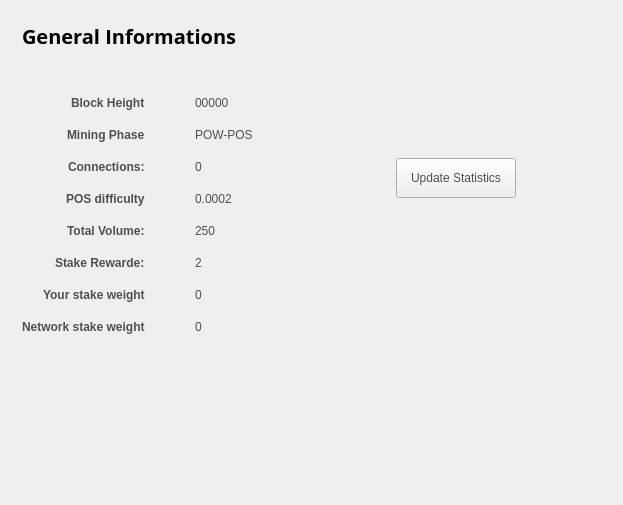
<?xml version="1.0" encoding="UTF-8"?>
<ui version="4.0">
 <class>StatisticsPage</class>
 <widget class="QWidget" name="StatisticsPage">
  <property name="windowModality">
   <enum>Qt::NonModal</enum>
  </property>
  <property name="geometry">
   <rect>
    <x>0</x>
    <y>0</y>
    <width>623</width>
    <height>505</height>
   </rect>
  </property>
  <property name="windowTitle">
   <string>Digging</string>
  </property>
  <property name="styleSheet">
   <string notr="true">color:#505050;
font-family:'Open Sans,sans-serif';</string>
  </property>
  <layout class="QGridLayout" name="gridLayout">
   <property name="sizeConstraint">
    <enum>QLayout::SetMaximumSize</enum>
   </property>
   <item row="0" column="1">
    <widget class="QFrame" name="frame">
     <property name="frameShape">
      <enum>QFrame::StyledPanel</enum>
     </property>
     <property name="frameShadow">
      <enum>QFrame::Raised</enum>
     </property>
    </widget>
   </item>
   <item row="0" column="2">
    <spacer name="horizontalSpacer">
     <property name="orientation">
      <enum>Qt::Horizontal</enum>
     </property>
     <property name="sizeHint" stdset="0">
      <size>
       <width>10</width>
       <height>20</height>
      </size>
     </property>
    </spacer>
   </item>
   <item row="0" column="0">
    <widget class="QFrame" name="gridFrame_2">
     <layout class="QGridLayout" name="gridLayout_4">
      <item row="3" column="0">
       <layout class="QFormLayout" name="formLayout_2">
        <property name="fieldGrowthPolicy">
         <enum>QFormLayout::FieldsStayAtSizeHint</enum>
        </property>
        <property name="labelAlignment">
         <set>Qt::AlignRight|Qt::AlignTrailing|Qt::AlignVCenter</set>
        </property>
        <property name="horizontalSpacing">
         <number>50</number>
        </property>
        <property name="verticalSpacing">
         <number>18</number>
        </property>
        <property name="rightMargin">
         <number>0</number>
        </property>
        <item row="1" column="0">
         <widget class="QLabel" name="label_14">
          <property name="text">
           <string>&lt;html&gt;&lt;head/&gt;&lt;body&gt;&lt;p&gt;&lt;span style=&quot; font-weight:600;&quot;&gt;Block Height&lt;/span&gt;&lt;/p&gt;&lt;/body&gt;&lt;/html&gt;</string>
          </property>
         </widget>
        </item>
        <item row="1" column="1">
         <widget class="QLabel" name="heightBox">
          <property name="text">
           <string>00000</string>
          </property>
         </widget>
        </item>
        <item row="2" column="0">
         <widget class="QLabel" name="label_15">
          <property name="text">
           <string>&lt;html&gt;&lt;head/&gt;&lt;body&gt;&lt;p&gt;&lt;span style=&quot; font-weight:600;&quot;&gt;Mining Phase&lt;/span&gt;&lt;/p&gt;&lt;/body&gt;&lt;/html&gt;</string>
          </property>
         </widget>
        </item>
        <item row="2" column="1">
         <widget class="QLabel" name="cBox">
          <property name="text">
           <string>POW-POS</string>
          </property>
         </widget>
        </item>
        <item row="3" column="0">
         <widget class="QLabel" name="label1_2">
          <property name="text">
           <string>&lt;html&gt;&lt;head/&gt;&lt;body&gt;&lt;p&gt;&lt;span style=&quot; font-weight:600;&quot;&gt;Connections:&lt;/span&gt;&lt;/p&gt;&lt;/body&gt;&lt;/html&gt;</string>
          </property>
         </widget>
        </item>
        <item row="3" column="1">
         <widget class="QLabel" name="connectionBox">
          <property name="text">
           <string>0</string>
          </property>
         </widget>
        </item>
        <item row="4" column="0">
         <widget class="QLabel" name="label_9">
          <property name="text">
           <string>&lt;html&gt;&lt;head/&gt;&lt;body&gt;&lt;p&gt;&lt;span style=&quot; font-weight:600;&quot;&gt;POS difficulty&lt;/span&gt;&lt;/p&gt;&lt;/body&gt;&lt;/html&gt;</string>
          </property>
         </widget>
        </item>
        <item row="4" column="1">
         <widget class="QLabel" name="diffBox2">
          <property name="text">
           <string>0.0002</string>
          </property>
         </widget>
        </item>
        <item row="6" column="0">
         <widget class="QLabel" name="label_8">
          <property name="text">
           <string>&lt;html&gt;&lt;head/&gt;&lt;body&gt;&lt;p&gt;&lt;span style=&quot; font-weight:600;&quot;&gt;Total Volume:&lt;/span&gt;&lt;/p&gt;&lt;/body&gt;&lt;/html&gt;</string>
          </property>
         </widget>
        </item>
        <item row="6" column="1">
         <widget class="QLabel" name="volumeBox">
          <property name="text">
           <string>250</string>
          </property>
         </widget>
        </item>
        <item row="7" column="0">
         <widget class="QLabel" name="label">
          <property name="text">
           <string>&lt;html&gt;&lt;head/&gt;&lt;body&gt;&lt;p&gt;&lt;span style=&quot; font-weight:600;&quot;&gt;Stake Rewarde:&lt;/span&gt;&lt;/p&gt;&lt;/body&gt;&lt;/html&gt;</string>
          </property>
         </widget>
        </item>
        <item row="7" column="1">
         <widget class="QLabel" name="rewardBox">
          <property name="text">
           <string>2</string>
          </property>
         </widget>
        </item>
        <item row="8" column="0">
         <widget class="QLabel" name="label_10">
          <property name="text">
           <string>&lt;html&gt;&lt;head/&gt;&lt;body&gt;&lt;p&gt;&lt;span style=&quot; font-weight:600;&quot;&gt;Your stake weight&lt;/span&gt;&lt;/p&gt;&lt;/body&gt;&lt;/html&gt;</string>
          </property>
         </widget>
        </item>
        <item row="8" column="1">
         <widget class="QLabel" name="minBox">
          <property name="text">
           <string>0</string>
          </property>
         </widget>
        </item>
        <item row="9" column="0">
         <widget class="QLabel" name="label_11">
          <property name="text">
           <string>&lt;html&gt;&lt;head/&gt;&lt;body&gt;&lt;p&gt;&lt;span style=&quot; font-weight:600;&quot;&gt;Network stake weight&lt;/span&gt;&lt;/p&gt;&lt;/body&gt;&lt;/html&gt;</string>
          </property>
         </widget>
        </item>
        <item row="9" column="1">
         <widget class="QLabel" name="maxBox">
          <property name="text">
           <string>0</string>
          </property>
         </widget>
        </item>
       </layout>
      </item>
      <item row="1" column="0">
       <layout class="QHBoxLayout" name="horizontalLayout_4">
        <property name="spacing">
         <number>7</number>
        </property>
        <item>
         <widget class="QLabel" name="label_5">
          <property name="font">
           <font>
            <family>Open Sans,sans-serif</family>
           </font>
          </property>
          <property name="text">
           <string>&lt;html&gt;&lt;head/&gt;&lt;body&gt;&lt;p&gt;&lt;span style=&quot; font-size:20px; font-weight:600; color:#000000;&quot;&gt;General Informations&lt;/span&gt;&lt;/p&gt;&lt;/body&gt;&lt;/html&gt;</string>
          </property>
         </widget>
        </item>
        <item>
         <spacer name="horizontalSpacer_2">
          <property name="orientation">
           <enum>Qt::Horizontal</enum>
          </property>
          <property name="sizeHint" stdset="0">
           <size>
            <width>40</width>
            <height>20</height>
           </size>
          </property>
         </spacer>
        </item>
       </layout>
      </item>
      <item row="2" column="0">
       <spacer name="verticalSpacer_2">
        <property name="orientation">
         <enum>Qt::Vertical</enum>
        </property>
        <property name="sizeHint" stdset="0">
         <size>
          <width>20</width>
          <height>40</height>
         </size>
        </property>
       </spacer>
      </item>
     </layout>
    </widget>
   </item>
   <item row="0" column="4">
    <spacer name="horizontalSpacer_3">
     <property name="orientation">
      <enum>Qt::Horizontal</enum>
     </property>
     <property name="sizeHint" stdset="0">
      <size>
       <width>10</width>
       <height>20</height>
      </size>
     </property>
    </spacer>
   </item>
   <item row="1" column="0">
    <spacer name="verticalSpacer">
     <property name="orientation">
      <enum>Qt::Vertical</enum>
     </property>
     <property name="sizeHint" stdset="0">
      <size>
       <width>20</width>
       <height>40</height>
      </size>
     </property>
    </spacer>
   </item>
   <item row="0" column="3">
    <widget class="QToolButton" name="startButton">
     <property name="sizePolicy">
      <sizepolicy hsizetype="Fixed" vsizetype="Fixed">
       <horstretch>0</horstretch>
       <verstretch>0</verstretch>
      </sizepolicy>
     </property>
     <property name="minimumSize">
      <size>
       <width>120</width>
       <height>40</height>
      </size>
     </property>
     <property name="focusPolicy">
      <enum>Qt::NoFocus</enum>
     </property>
     <property name="styleSheet">
      <string notr="true"/>
     </property>
     <property name="text">
      <string>Update Statistics</string>
     </property>
     <property name="toolButtonStyle">
      <enum>Qt::ToolButtonTextOnly</enum>
     </property>
    </widget>
   </item>
  </layout>
 </widget>
 <layoutdefault spacing="6" margin="11"/>
 <resources/>
 <connections/>
</ui>
